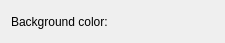
<?xml version="1.0" encoding="UTF-8"?>
<ui version="4.0">
 <class>MotionPoint</class>
 <widget class="QWidget" name="MotionPoint">
  <property name="geometry">
   <rect>
    <x>0</x>
    <y>0</y>
    <width>225</width>
    <height>43</height>
   </rect>
  </property>
  <property name="windowTitle">
   <string>Form</string>
  </property>
  <layout class="QGridLayout" name="gridLayout">
   <item row="0" column="0">
    <widget class="QLabel" name="label">
     <property name="text">
      <string>Background color:</string>
     </property>
    </widget>
   </item>
   <item row="0" column="1">
    <widget class="ColorPicker" name="background" native="true"/>
   </item>
  </layout>
 </widget>
 <customwidgets>
  <customwidget>
   <class>ColorPicker</class>
   <extends>QWidget</extends>
   <header>ColorPicker.h</header>
   <container>1</container>
  </customwidget>
 </customwidgets>
 <resources/>
 <connections/>
</ui>
